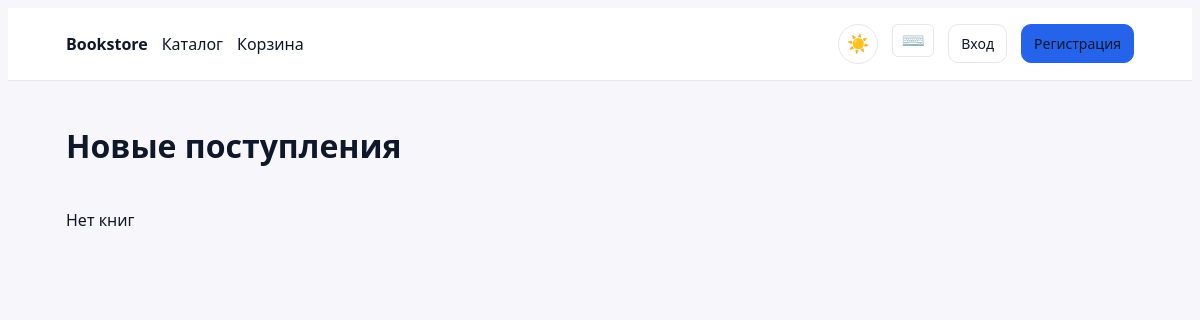
/home/, run on an earlier commit of the app's database.
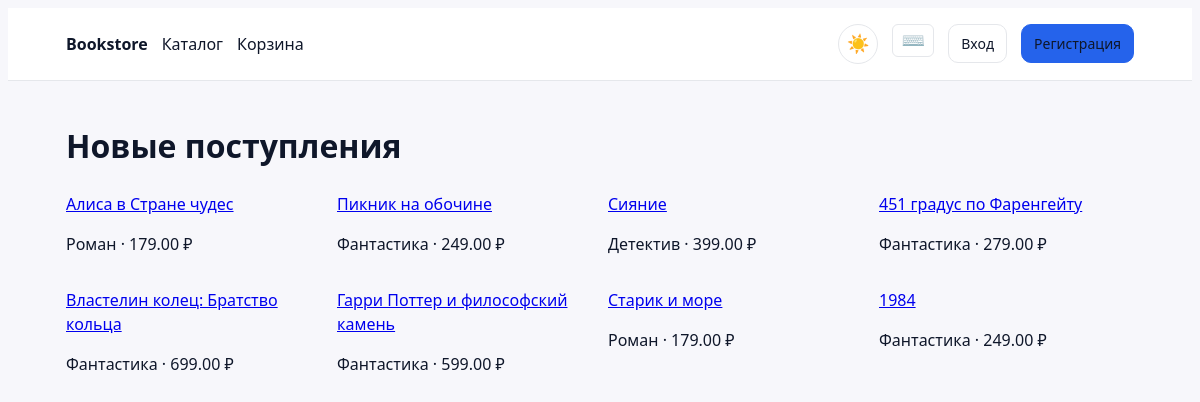
And on a later commit of the database.
### backend/apps/catalog/models.py (models this page shows, shortened)
class Book(models.Model):
    title = models.CharField(max_length=255)
    isbn = models.CharField(max_length=20, unique=True)
    description = models.TextField(blank=True)
    category = models.ForeignKey(Category, on_delete=models.PROTECT, related_name="books")
    price = models.DecimalField(max_digits=10, decimal_places=2)
    rating = models.DecimalField(max_digits=3, decimal_places=2, default=0)
    pages = models.PositiveIntegerField(null=True, blank=True)
    publication_date = models.DateField(null=True, blank=True)
    cover_image = models.ImageField(upload_to='book_covers/', blank=True, null=True)
    is_active = models.BooleanField(default=True)
    created_at = models.DateTimeField(auto_now_add=True)
    updated_at = models.DateTimeField(auto_now=True)
    class Meta:
        ordering = ["title"]
        indexes = [
            models.Index(fields=['category', 'is_active']),
            models.Index(fields=['price']),
            models.Index(fields=['rating']),
        ]

class Category(models.Model):
    name = models.CharField(max_length=120, unique=True)
    slug = models.SlugField(max_length=140, unique=True)
    class Meta:
        ordering = ["name"]

### backend/apps/web/views.py (the view)
# urls.py: path('', views.login_view, name='home'),
def home(request):
    latest_books = Book.objects.order_by('-created_at')[:8]
    return render(request, 'web/home.html', {"latest_books": latest_books})

### templates/web/home.html (shortened to what this page needs)
{% extends 'web/base.html' %}
{% block content %}
<h1>Новые поступления</h1>
<div class="grid">
	{% for b in latest_books %}
	<article>
		<header><a href="/books/{{ b.id }}/">{{ b.title }}</a></header>
		<p>{{ b.category.name }} · {{ b.price }} ₽</p>
	</article>
	{% empty %}
	<p>Нет книг</p>
	{% endfor %}
</div>
{% endblock %}

What changed in the data, as far as the page shows it:
added Book: title "Алиса в Стране чудес", category.name "Роман", price "179.00"
added Book: title "Пикник на обочине", category.name "Фантастика", price "249.00"
added Book: title "Сияние", category.name "Детектив", price "399.00"
added Book: title "451 градус по Фаренгейту", category.name "Фантастика", price "279.00"
added Book: title "Властелин колец: Братство кольца", category.name "Фантастика", price "699.00"
added Book: title "Гарри Поттер и философский камень", category.name "Фантастика", price "599.00"
added Book: title "Старик и море", category.name "Роман", price "179.00"
added Book: title "1984", category.name "Фантастика", price "249.00"
Also different on the page:
text no longer shown: "Нет книг"
